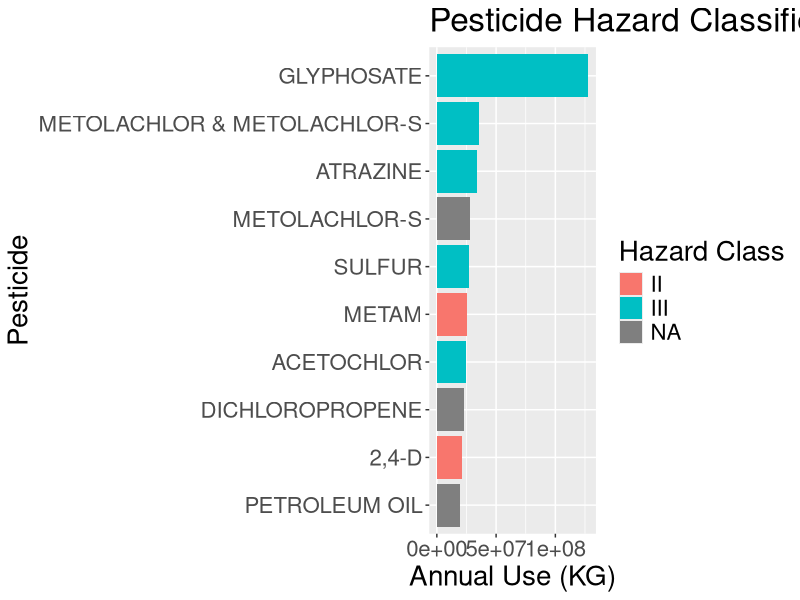

Write the R code that produced this figure.
library(tidyverse)
# Loaded libraries

annualData <- read.csv("./data/Top_Pesticide_Use_Annual.csv")

data2015 <- annualData %>%
    filter(YEAR == 2017)

WHO_classification <- c("III", "III", "III", NA, "III", "II", "III", NA, "II", NA)
# Data attribution: The WHO Recommended Classification of Pesticides by Hazard
# and Guides to Classification 2019
# For data I could not find, I used NA values as placeholders

## TODO: ASK IF I SHOULD TRY AND LOOK AT ONLINE DATABASES LIKE ECOTOX TO TRY
## AND CLASSIFY USING WHO GUIDELINES USING ORAL LD50 DATA

## TODO2: PETROLEUM IS A PESTICIDE? YES 

## TODO3: HOW TO AGGREGATE DATA IF MODEL ORGANISMS NOT-STANDARDIZED?
## Citation manager to keep track of all the sources if need to aggregate multiple sources?

pesticideClasses <- data2015 %>%
    bind_cols(WHO_classification) %>%
    rename("WHOHazardClass" = ...4) %>%
    mutate("WHOHazardClass" = as.factor(WHOHazardClass))

# print(pesticideClasses)


pesticideBarGraph <- pesticideClasses %>%
                        ggplot(aes(x = AnnualUseKG, y = reorder(COMPOUND, AnnualUseKG), fill = WHOHazardClass)) +
                        geom_bar(stat = "identity") +
                        labs(x = "Annual Use (KG)", y = "Pesticide", fill = "Hazard Class") +
                        ggtitle("Pesticide Hazard Classification with Sorted in Descending Order of Annual Use (Kg)") +
                        theme(text = element_text(size = 20))
                        
print(pesticideBarGraph)
# ggsave("PesticideClassGraph.jpeg", 
#         plot = pesticideBarGraph,
#         device = "jpeg",
#         width = 50,
#         height = 10,
#         path = "./")

## TODO4: ASK ABOUT HOW TO CHANGE PLOT SCALE AND STUFF ON VSCODE


## Excel: Pesticide name, Data, Species, Link to paper/Pseudo-citation
## Web-scraping for the all pesticides possible(?)
## Figure out share of annual pesticide use as percentage of the whole 
## Set arbitrary threshold 